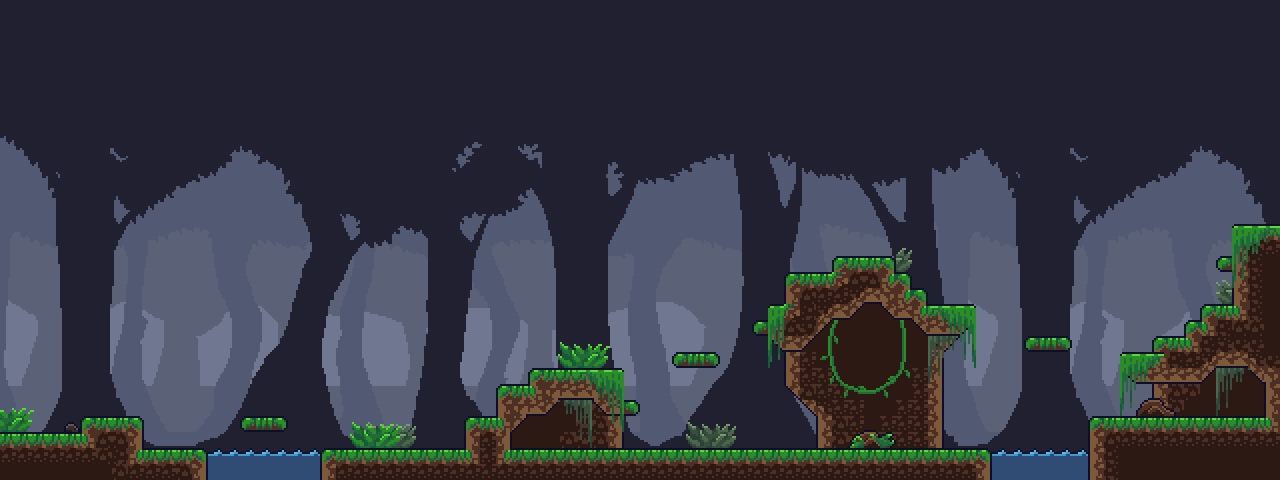

Rendered tile map (Tiled .tmx) drawn with the repository's tilesets; below, a short description and the map source with its tile grids summarised:
An orthogonal 80x30 tile map with 16x16 px tiles, 9 tile layers (Background3, Background2, Background1, Background0, ...), 2 hidden layers not drawn, 8 tilesets and 53 objects (32x Ground, 8x Gem, 3x Musher, 2x HPotion, 2x Key, ...).

<map version="1.5" tiledversion="1.7.2" orientation="orthogonal" renderorder="right-down" width="80" height="30" tilewidth="16" tileheight="16" infinite="0" nextlayerid="18" nextobjectid="134">
 <properties>
  <property name="Draw" type="int" value="1" />
 </properties>
 <tileset firstgid="1" name="Background1" tilewidth="16" tileheight="16" tilecount="1740" columns="60">
  <image source="../Spritesx16/Background_layer1_x2.png" width="960" height="468" />
 </tileset>
 <tileset firstgid="1741" name="Background2" tilewidth="16" tileheight="16" tilecount="1740" columns="60">
  <image source="../Spritesx16/Background_layer2_x2.png" width="960" height="468" />
 </tileset>
 <tileset firstgid="3481" name="Background3" tilewidth="16" tileheight="16" tilecount="1740" columns="60">
  <image source="../Spritesx16/Background_layer3_x2.png" width="960" height="468" />
 </tileset>
 <tileset firstgid="5221" name="Forest1" tilewidth="16" tileheight="16" tilecount="140" columns="20">
  <properties>
   <property name="Collider" type="int" value="1" />
   <property name="Draw" type="int" value="1" />
  </properties>
  <image source="../Spritesx16/Forest_Tileset_x2.png" width="320" height="112" />
 </tileset>
 <tileset firstgid="5361" name="Forest_Assets_x2" tilewidth="16" tileheight="16" tilecount="189" columns="27">
  <properties>
   <property name="Draw" type="int" value="1" />
  </properties>
  <image source="../Spritesx16/Forest_Assets_x2.png" width="432" height="112" />
 </tileset>
 <tileset firstgid="5550" name="Forest_Background_Assets_x2" tilewidth="16" tileheight="16" margin="16" tilecount="104" columns="26">
  <properties>
   <property name="Draw" type="int" value="1" />
  </properties>
  <image source="../Spritesx16/Forest_Background_Assets_x2.png" width="432" height="80" />
 </tileset>
 <tileset firstgid="5654" name="Gems" tilewidth="16" tileheight="16" tilecount="2" columns="2">
  <image source="../Spritesx16/gems.png" width="32" height="16" />
 </tileset>
 <tileset firstgid="5656" name="Props" tilewidth="16" tileheight="16" tilecount="216" columns="24">
  <image source="../Spritesx16/props.png" width="384" height="144" />
 </tileset>
 <layer id="3" name="Background3" width="80" height="30">
  <properties>
   <property name="Draw" type="int" value="1" />
  </properties>
  <data>[2400 cells, 2160 non-empty, 1620 distinct tile ids]</data>
 </layer>
 <layer id="2" name="Background2" width="80" height="30">
  <properties>
   <property name="Draw" type="int" value="1" />
  </properties>
  <data>[2400 cells, 2159 non-empty, 1619 distinct tile ids]</data>
 </layer>
 <layer id="1" name="Background1" width="80" height="30">
  <properties>
   <property name="Draw" type="int" value="1" />
  </properties>
  <data>[2400 cells, 2320 non-empty, 1740 distinct tile ids]</data>
 </layer>
 <layer id="5" name="Background0" width="80" height="30">
  <properties>
   <property name="Draw" type="int" value="1" />
  </properties>
  <data>[2400 cells, 309 non-empty, 23 distinct tile ids]</data>
 </layer>
 <layer id="4" name="Ground" width="80" height="30">
  <properties>
   <property name="Collider" type="int" value="1" />
   <property name="Draw" type="int" value="1" />
  </properties>
  <data>[2400 cells, 164 non-empty, 23 distinct tile ids]</data>
 </layer>
 <layer id="7" name="Water" width="80" height="30">
  <properties>
   <property name="Draw" type="int" value="1" />
  </properties>
  <data>[2400 cells, 26 non-empty, 2 distinct tile ids]</data>
 </layer>
 <layer id="10" name="Death" width="80" height="30">
  <properties>
   <property name="Death" type="int" value="1" />
   <property name="Trigger" type="int" value="1" />
  </properties>
  <data>[2400 cells, 13 non-empty, 1 distinct tile ids]</data>
 </layer>
 <layer id="8" name="Overlaybackground" width="80" height="30">
  <properties>
   <property name="Draw" type="int" value="1" />
  </properties>
  <data>[2400 cells, 36 non-empty, 18 distinct tile ids]</data>
 </layer>
 <layer id="6" name="Overlay" width="80" height="30">
  <properties>
   <property name="Draw" type="int" value="1" />
  </properties>
  <data>[2400 cells, 164 non-empty, 94 distinct tile ids]</data>
 </layer>
 <objectgroup id="11" name="Collectables">
  <object id="73" name="Gem" type="Gem" x="176" y="432" width="16" height="16" />
  <object id="77" name="Gem" type="Gem" x="256" y="400" width="16" height="16" />
  <object id="78" name="Gem" type="Gem" x="336" y="432" width="16" height="16" />
  <object id="79" name="HPotion" type="HPotion" x="448" y="432" width="16" height="16" />
  <object id="80" name="Key" type="Key" x="528" y="432" width="16" height="16" />
  <object id="82" name="Gem" type="Gem" x="688" y="336" width="16" height="16" />
  <object id="83" name="Gem" type="Gem" x="864" y="416" width="16" height="16" />
  <object id="84" name="Gem" type="Gem" x="800" y="240" width="16" height="16" />
  <object id="85" name="Gem" type="Gem" x="1040" y="320" width="16" height="16" />
  <object id="86" name="Gem" type="Gem" x="1200" y="288" width="16" height="16" />
  <object id="88" name="Key" type="Key" x="1216" y="400" width="16" height="16" />
  <object id="89" name="HPotion" type="HPotion" x="1104" y="400" width="16" height="16" />
 </objectgroup>
 <objectgroup id="16" name="Entities">
  <object id="63" name="Musher" type="Musher" x="384" y="432" width="16" height="16" />
  <object id="64" name="Bat" type="Bat" x="864" y="336" width="16" height="16" />
  <object id="67" name="Musher" type="Musher" x="592" y="432" width="16" height="16" />
  <object id="68" name="Player" type="Player" x="32" y="416" width="16" height="16" />
  <object id="90" name="Musher" type="Musher" x="1168" y="400" width="16" height="16" />
 </objectgroup>
 <objectgroup id="12" name="Structures">
  <object id="54" name="Portal" type="Portal" x="1248" y="160" width="32" height="64" />
  <object id="58" name="Checkpoint" type="Checkpoint" x="864" y="208" width="16" height="48" />
 </objectgroup>
 <objectgroup id="17" name="Ground" offsetx="0" offsety="16">
  <object id="93" name="Ground" type="Ground" x="0" y="416" width="80" height="48" />
  <object id="94" name="Ground" type="Ground" x="80" y="400" width="64" height="64" />
  <object id="95" name="Ground" type="Ground" x="144" y="432" width="64" height="32" />
  <object id="96" name="Ground" type="Ground" x="240" y="400" width="48" height="16" />
  <object id="98" name="Ground" type="Ground" x="320" y="432" width="144" height="32" />
  <object id="99" name="Ground" type="Ground" x="464" y="400" width="48" height="64" />
  <object id="101" name="Ground" type="Ground" x="528" y="352" width="96" height="32" />
  <object id="102" name="Ground" type="Ground" x="592" y="384" width="48" height="16" />
  <object id="103" name="Ground" type="Ground" x="496" y="368" width="32" height="32" />
  <object id="104" name="Ground" type="Ground" x="528" y="384" width="32" height="16" />
  <object id="105" name="Ground" type="Ground" x="512" y="400" width="16" height="16" />
  <object id="107" name="Ground" type="Ground" x="512" y="432" width="480" height="32" />
  <object id="108" name="Ground" type="Ground" x="672" y="336" width="48" height="16" />
  <object id="109" name="Ground" type="Ground" x="752" y="304" width="16" height="16" />
  </objectgroup>
 <layer id="13" name="MusherNavigationMap" width="80" height="30" visible="0">
  <properties>
   <property name="Draw" type="int" value="0" />
   <property name="Navigation" type="int" value="1" />
  </properties>
  <data>[2400 cells, 490 non-empty, 1 distinct tile ids]</data>
 </layer>
 <layer id="14" name="BatNavigationMap" width="80" height="30" visible="0">
  <properties>
   <property name="Draw" type="int" value="0" />
   <property name="Navigation" type="int" value="2" />
  </properties>
  <data>[2400 cells, 308 non-empty, 1 distinct tile ids]</data>
 </layer>
</map>
<!-- 20 of 53 objects omitted -->
